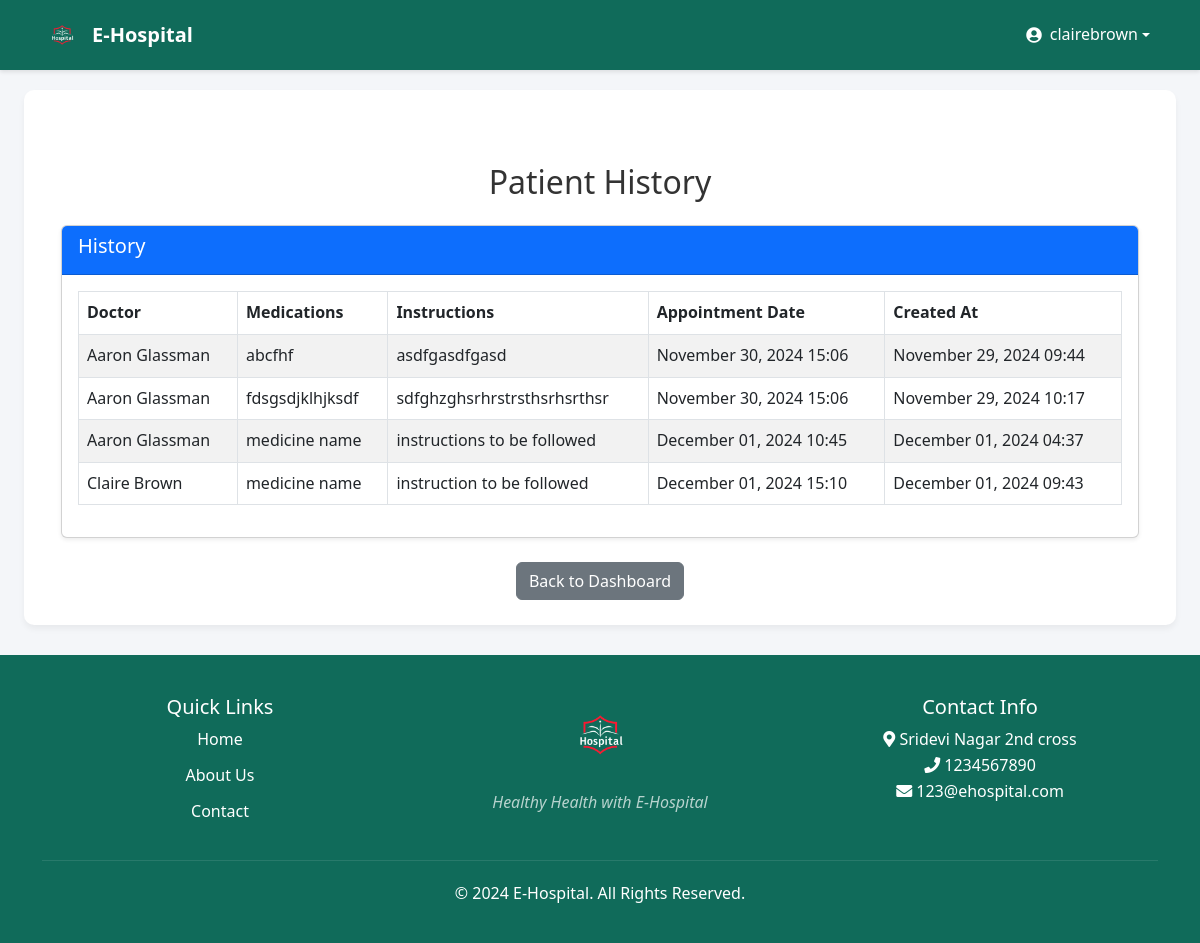
/prescription-list/ (signed in), run on the app's committed database.
### patient/models.py (models this page shows, shortened)
class Prescription(models.Model):
    doctor = models.ForeignKey(Doctor, on_delete=models.CASCADE)  # ForeignKey to Doctor
    patient = models.ForeignKey('Patient', on_delete=models.CASCADE)  # ForeignKey to Patient (this app)
    medications = models.TextField(help_text="Medications prescribed")
    instructions = models.TextField(help_text="Instructions for the patient")
    created_at = models.DateTimeField(auto_now_add=True)  # When the prescription is created
    appointment = models.ForeignKey(Appointment, on_delete=models.CASCADE, null=True, blank=True)  # ForeignKey to Appointment

class Appointment(models.Model):
    patient = models.ForeignKey(Patient, on_delete=models.CASCADE)
    doctor = models.ForeignKey(Doctor, on_delete=models.SET_NULL, null=True, blank=True)
    appointment_date = models.DateTimeField()
    preferred_time = models.TimeField(null=True, blank=True)
    status = models.CharField(max_length=50, choices=[
        ('SCHEDULED', 'Scheduled'),
        ('CANCELLED', 'Cancelled'),
        ('COMPLETED', 'Completed')
    ], default='SCHEDULED')

### doctor/models.py (models this page shows, shortened)
class Doctor(models.Model):
    user = models.OneToOneField(User, on_delete=models.CASCADE)
    first_name = models.CharField(max_length=100)
    last_name = models.CharField(max_length=100)
    specialty = models.ForeignKey(Specialty, on_delete=models.SET_NULL, null=True)
    medical_license_number = models.CharField(max_length=50, unique=True)
    consultation_fee = models.DecimalField(max_digits=10, decimal_places=2)
    is_active = models.BooleanField(default=True)

### patient/views.py (the view)
# urls.py: path('prescription-list/', views.prescriptions_list, name='prescription_list'),
def prescriptions_list(request):
    prescriptions = Prescription.objects.all()  # You can filter by doctor or patient if needed
    return render(request, 'patient/prescriptions_list.html', {'prescriptions': prescriptions})

### templates/patient/prescriptions_list.html (shortened to what this page needs)
{% extends 'patient/base.html' %}
{% block content %}
<div class="container mt-5">
    <h2 class="text-center mb-4">Patient History</h2>
    <div class="card shadow-sm">
        <div class="card-header bg-primary text-white">
            <h5>History</h5>
        </div>
        <div class="card-body">
            <table class="table table-striped table-bordered">
                <thead>
                    <tr>
                        <th>Doctor</th>
                        <th>Medications</th>
                        <th>Instructions</th>
                        <th>Appointment Date</th>
                        <th>Created At</th>
                    </tr>
                </thead>
                <tbody>
                    {% for prescription in prescriptions %}
                        <tr>
                            <td>{{ prescription.doctor.first_name }} {{ prescription.doctor.last_name }}</td>
                            <td>{{ prescription.medications }}</td>
                            <td>{{ prescription.instructions }}</td>
                            <td>{{ prescription.appointment.appointment_date|date:"F d, Y H:i" }}</td>
                            <td>{{ prescription.created_at|date:"F d, Y H:i" }}</td>
                        </tr>
                    {% empty %}
                        <tr>
                            <td colspan="5" class="text-center">No prescriptions found.</td>
                        </tr>
                    {% endfor %}
                </tbody>
            </table>
        </div>
    </div>
    <div class="text-center mt-4">
        <a href="{% url 'patient_dashboard' %}" class="btn btn-secondary">Back to Dashboard</a>
    </div>
</div>
{% endblock %}

### templates/patient/base.html (shortened to what this page needs)
{% load static %}
<!DOCTYPE html>
<html lang="en">
<head>
    <link href="https://cdn.jsdelivr.net/npm/bootstrap@5.2.3/dist/css/bootstrap.min.css" rel="stylesheet">
    <link href="{% static 'Patient/base.css' %}" rel="stylesheet">
</head>
<body>
    <nav class="navbar navbar-expand-lg navbar-dark">
        <div class="container">
            <a class="navbar-brand" href="{% url 'patient_dashboard' %}">
                <img src="{% static 'Patient/Hospital-logo.png' %}" alt="E-Hospital Logo" class="logo">
                E-Hospital
            </a>
            <div class="collapse navbar-collapse" id="navbarNav">
                <ul class="navbar-nav">
                    {% if user.is_authenticated %}
                        <li class="nav-item dropdown">
                            <a class="nav-link dropdown-toggle" href="#" role="button" data-bs-toggle="dropdown">
                                <i class="fas fa-user-circle"></i> {{ user.username }}
                            </a>
                        </li>
                    {% endif %}
                </ul>
            </div>
        </div>
    </nav>
    <div class="container-fluid px-4">
        <div class="row">
            <div class="col-md-12">
                <div class="content-wrapper">
                    {% block content %}{% endblock %}
                </div>
            </div>
        </div>
    </div>
    <footer class="footer text-center">
        <div class="container">
            <div class="row">
                <div class="col-md-4">
                    <h5>Quick Links</h5>
                    <ul class="footer-links">
                        <li><a href="{% url 'patient_dashboard' %}">Home</a></li>
                        <li><a href="#">About Us</a></li>
                        <li><a href="#">Contact</a></li>
                    </ul>
                </div>
                <div class="col-md-4">
                    <img src="{% static 'Patient/Hospital-logo.png' %}" alt="E-Hospital Logo" class="footer-logo">
                    <p class="tagline">Healthy Health with E-Hospital</p>
                </div>
                <div class="col-md-4">
                    <h5>Contact Info</h5>
                    <p>
                        <i class="fas fa-map-marker-alt"></i> Sridevi Nagar 2nd cross<br>
                        <i class="fas fa-phone"></i> 1234567890<br>
                        <i class="fas fa-envelope"></i> 123@ehospital.com
                    </p>
                </div>
            </div>
            <div class="copyright">
                <p>&copy; {% now "Y" %} E-Hospital. All Rights Reserved.</p>
            </div>
        </div>
    </footer>
    <link rel="stylesheet" href="https://cdnjs.cloudflare.com/ajax/libs/font-awesome/5.15.3/css/all.min.css">
</body>
</html>

### static/Patient/base.css (style rules this page uses)
:root { --primary-color: #106b5a; --secondary-color: #3498db; --light-background: #f4f6f9; --white: #ffffff; --text-color: #333; }
body { background-color: var(--light-background); font-family: 'Segoe UI', Tahoma, Geneva, Verdana, sans-serif; color: var(--text-color); line-height: 1.6; }
.navbar { background-color: var(--primary-color); box-shadow: 0 2px 4px rgba(0,0,0,0.1); padding: 10px 0; }
.navbar-brand { display: flex; align-items: center; font-weight: bold; color: var(--white) !important; }
.navbar-brand .logo { height: 40px; margin-right: 10px; border-radius: 5px; }
.navbar-nav .nav-link { color: var(--white) !important; transition: color 0.3s ease; display: flex; align-items: center; }
.navbar-nav .nav-link i { margin-right: 8px; }
.content-wrapper { background-color: var(--white); border-radius: 10px; box-shadow: 0 4px 6px rgba(0,0,0,0.05); padding: 25px; margin-top: 20px; }
.footer { background-color: var(--primary-color); color: var(--white); padding: 40px 0 20px; margin-top: 30px; }
.footer-links { list-style: none; padding: 0; }
.footer-links li { margin-bottom: 10px; }
.footer-links a { color: var(--white); text-decoration: none; transition: color 0.3s ease; }
.footer-logo { max-height: 80px; margin-bottom: 15px; }
.tagline { font-style: italic; color: rgba(255,255,255,0.7); }
.copyright { margin-top: 20px; border-top: 1px solid rgba(255,255,255,0.1); padding-top: 20px; }

### data on the page
Prescription: doctor.first_name "Aaron", doctor.last_name "Glassman", medications "abcfhf", instructions "asdfgasdfgasd", appointment.appointment_date "November 30, 2024 15:06", created_at "November 29, 2024 09:44"
Prescription: doctor.first_name "Aaron", doctor.last_name "Glassman", medications "fdsgsdjklhjksdf", instructions "sdfghzghsrhrstrsthsrhsrthsr", appointment.appointment_date "November 30, 2024 15:06", created_at "November 29, 2024 10:17"
Prescription: doctor.first_name "Aaron", doctor.last_name "Glassman", medications "medicine name", instructions "instructions to be followed", appointment.appointment_date "December 01, 2024 10:45", created_at "December 01, 2024 04:37"
Prescription: doctor.first_name "Claire", doctor.last_name "Brown", medications "medicine name", instructions "instruction to be followed", appointment.appointment_date "December 01, 2024 15:10", created_at "December 01, 2024 09:43"

### other printed values
{{ user.username }} "clairebrown"
